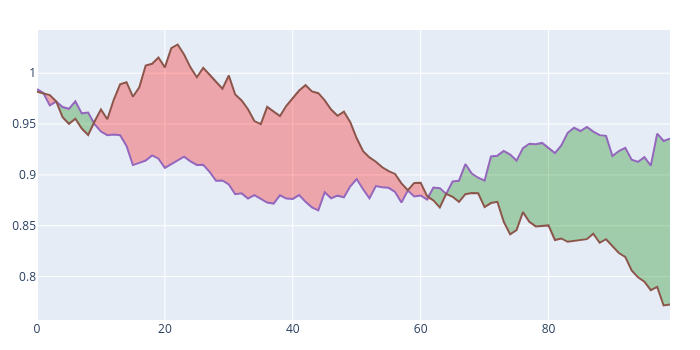

The cell this chart's notebook holds for it:
### Code cell
>>> sr1 = pd.Series(np.cumprod(np.random.normal(0, 0.01, 100) + 1))
>>> sr2 = pd.Series(np.cumprod(np.random.normal(0, 0.01, 100) + 1))
>>> sr1.vbt.plot_against(sr2).show()
